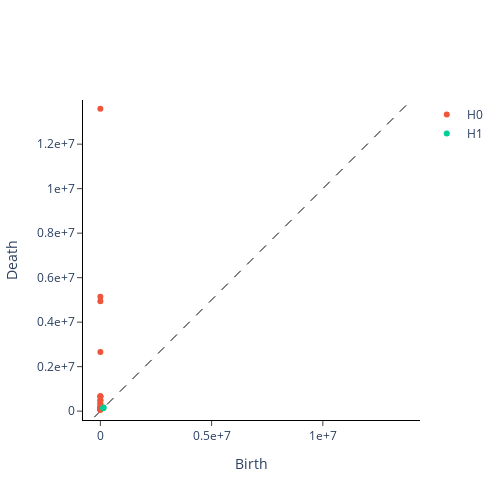

The notebook cell saved with this chart:
### Code cell
VR = VietorisRipsPersistence(homology_dimensions=[0, 1, 2])
diagrams_test_delay = VR.fit_transform(Xt)
diagrams_test_delay.shape
plot_diagram(diagrams_test_delay[0])

### Figure 1 — Plotly figure (JSON) as saved in the notebook; plotly's stock layout.template omitted (floating-point values rounded to 4 significant figures)
{"data": [{"hoverinfo": "none", "line": {"color": "black", "dash": "dash", "width": 1}, "mode": "lines", "showlegend": false, "type": "scatter", "x": [-271700.0, 13860000.0], "y": [-271700.0, 13860000.0]}, {"hoverinfo": "text", "hovertext": ["(0.0, 62244.359375)", "(0.0, 68361.3125)", "(0.0, 68655.671875)", "(0.0, 78991.59375)", "(0.0, 96070.5625)", "(0.0, 96400.828125)", "(0.0, 101679.03125)", "(0.0, 114980.9609375)", "(0.0, 124144.109375)", "(0.0, 125993.484375)", "(0.0, 126865.0625)", "(0.0, 131194.109375)", "(0.0, 139328.609375)", "(0.0, 142209.015625)", "(0.0, 168058.6875)", "(0.0, 170497.265625)", "(0.0, 196100.140625)", "(0.0, 312184.4375)", "(0.0, 367612.625)", "(0.0, 490364.0625)", "(0.0, 492197.34375)", "(0.0, 658802.75)", "(0.0, 668594.625)", "(0.0, 669229.375)", "(0.0, 2661101.0)", "(0.0, 4942714.5)", "(0.0, 5145743.0)", "(0.0, 13587175.0)"], "mode": "markers", "name": "H0", "type": "scatter", "x": [0.0, 0.0, 0.0, 0.0, 0.0, 0.0, 0.0, 0.0, 0.0, 0.0, 0.0, 0.0, 0.0, 0.0, 0.0, 0.0, 0.0, 0.0, 0.0, 0.0, 0.0, 0.0, 0.0, 0.0, 0.0, 0.0, 0.0, 0.0], "y": [62240.0, 68360.0, 68660.0, 78990.0, 96070.0, 96400.0, 101700.0, 115000.0, 124100.0, 126000.0, 126900.0, 131200.0, 139300.0, 142200.0, 168100.0, 170500.0, 196100.0, 312200.0, 367600.0, 490400.0, 492200.0, 658800.0, 668600.0, 669200.0, 2661000.0, 4943000.0, 5146000.0, 13590000.0]}, {"hoverinfo": "text", "hovertext": ["(148920.921875, 158139.171875)", "(132175.296875, 140936.125)", "(127056.25, 130081.90625)"], "mode": "markers", "name": "H1", "type": "scatter", "x": [148900.0, 132200.0, 127100.0], "y": [158100.0, 140900.0, 130100.0]}, {"hoverinfo": "text", "hovertext": [], "mode": "markers", "name": "H2", "type": "scatter", "x": [], "y": []}], "layout": {"height": 500, "plot_bgcolor": "white", "width": 500, "xaxis": {"autorange": false, "exponentformat": "e", "linecolor": "black", "linewidth": 1, "mirror": false, "range": [-271700.0, 13860000.0], "showexponent": "all", "showline": true, "side": "bottom", "ticks": "outside", "title": {"text": "Birth"}, "type": "linear", "zeroline": true}, "yaxis": {"autorange": false, "exponentformat": "e", "linecolor": "black", "linewidth": 1, "mirror": false, "range": [-271700.0, 13860000.0], "scaleanchor": "x", "scaleratio": 1, "showexponent": "all", "showline": true, "side": "left", "ticks": "outside", "title": {"text": "Death"}, "type": "linear", "zeroline": true}}}
